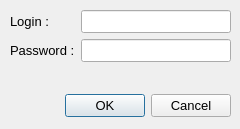
<?xml version="1.0" encoding="UTF-8"?>
<ui version="4.0">
 <class>CFenetreLogin</class>
 <widget class="QDialog" name="CFenetreLogin">
  <property name="windowModality">
   <enum>Qt::ApplicationModal</enum>
  </property>
  <property name="geometry">
   <rect>
    <x>0</x>
    <y>0</y>
    <width>240</width>
    <height>129</height>
   </rect>
  </property>
  <property name="font">
   <font>
    <pointsize>10</pointsize>
   </font>
  </property>
  <property name="windowTitle">
   <string>Login</string>
  </property>
  <property name="modal">
   <bool>true</bool>
  </property>
  <widget class="QDialogButtonBox" name="buttonBox">
   <property name="geometry">
    <rect>
     <x>-110</x>
     <y>90</y>
     <width>341</width>
     <height>32</height>
    </rect>
   </property>
   <property name="orientation">
    <enum>Qt::Horizontal</enum>
   </property>
   <property name="standardButtons">
    <set>QDialogButtonBox::Cancel|QDialogButtonBox::Ok</set>
   </property>
  </widget>
  <widget class="QWidget" name="formLayoutWidget">
   <property name="geometry">
    <rect>
     <x>10</x>
     <y>10</y>
     <width>221</width>
     <height>81</height>
    </rect>
   </property>
   <layout class="QFormLayout" name="formLayout">
    <item row="3" column="1">
     <widget class="QLineEdit" name="lineEdit">
      <property name="echoMode">
       <enum>QLineEdit::Password</enum>
      </property>
     </widget>
    </item>
    <item row="1" column="1">
     <widget class="QLineEdit" name="lineEdit_2"/>
    </item>
    <item row="1" column="0">
     <widget class="QLabel" name="label">
      <property name="text">
       <string>Login :</string>
      </property>
     </widget>
    </item>
    <item row="3" column="0">
     <widget class="QLabel" name="label_2">
      <property name="text">
       <string>Password :</string>
      </property>
     </widget>
    </item>
   </layout>
  </widget>
 </widget>
 <resources/>
 <connections>
  <connection>
   <sender>buttonBox</sender>
   <signal>accepted()</signal>
   <receiver>CFenetreLogin</receiver>
   <slot>accept()</slot>
   <hints>
    <hint type="sourcelabel">
     <x>248</x>
     <y>254</y>
    </hint>
    <hint type="destinationlabel">
     <x>157</x>
     <y>274</y>
    </hint>
   </hints>
  </connection>
  <connection>
   <sender>buttonBox</sender>
   <signal>rejected()</signal>
   <receiver>CFenetreLogin</receiver>
   <slot>reject()</slot>
   <hints>
    <hint type="sourcelabel">
     <x>316</x>
     <y>260</y>
    </hint>
    <hint type="destinationlabel">
     <x>286</x>
     <y>274</y>
    </hint>
   </hints>
  </connection>
 </connections>
</ui>
